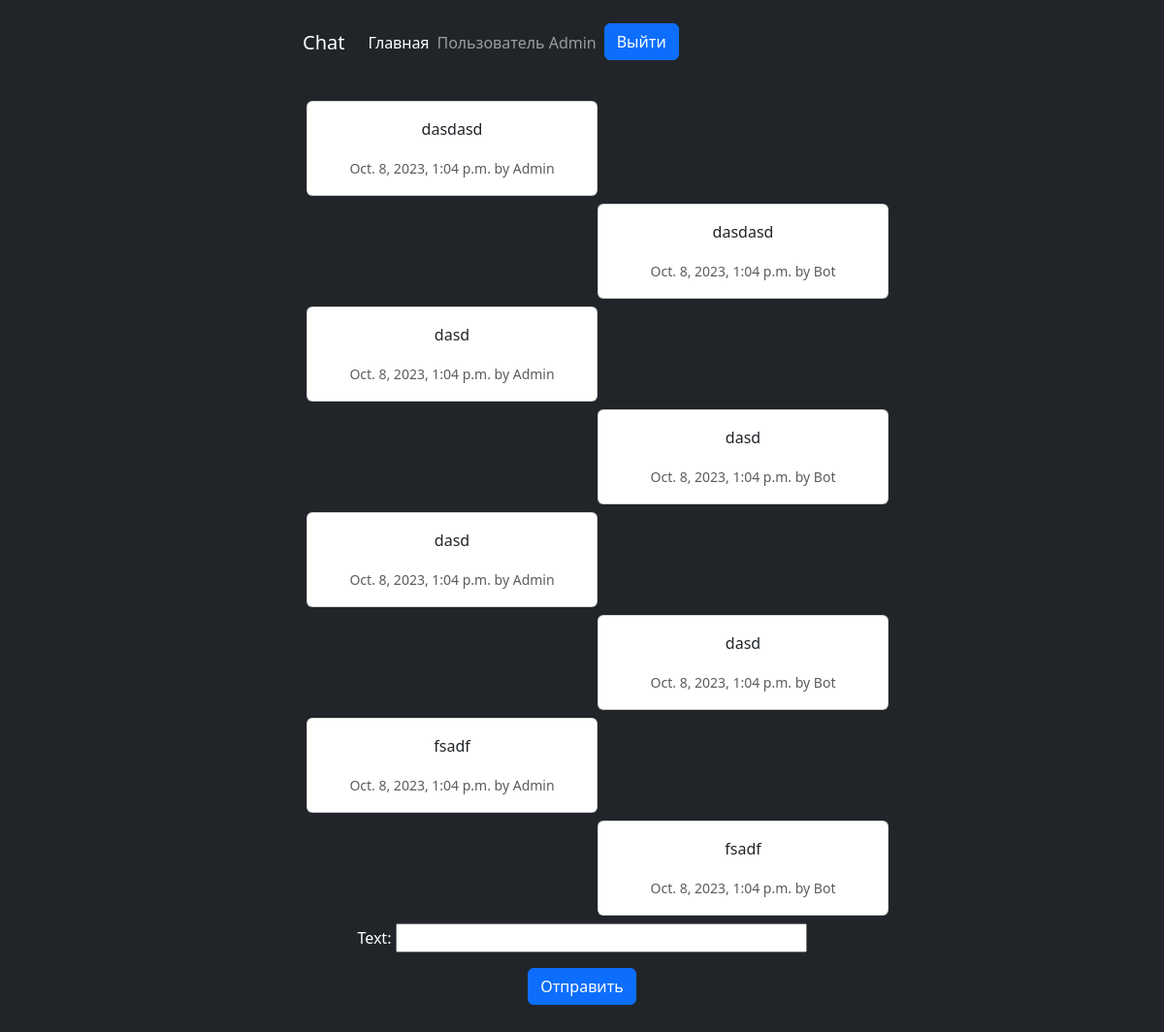
The app's page / (signed in) with its own data.
### Chat_app/models.py (models this page shows, shortened)
class Message(models.Model):
    text = models.TextField()
    date = models.DateTimeField(auto_now_add=True)
    author = models.ForeignKey(User, on_delete=models.CASCADE, related_name='sent_messages')
    recipient = models.ForeignKey(User, on_delete=models.CASCADE, related_name='received_messages')

### Chat_app/views.py (the view, shortened to what this page needs)
# urls.py: path('', show_index_page, name='index'),
def show_index_page(request):
    context = {}
    bot_user = User.objects.get_by_natural_key('Bot')
    if request.user.is_authenticated:
        user_messages = Message.objects.filter(
            Q(author=request.user, recipient=bot_user) | Q(author=bot_user, recipient=request.user)
        ).order_by('date')
        context = {'messages': user_messages, 'form': MessageModelForm()}
    return render(request, 'Chat_app/index.html', context=context)

### Chat_app/forms.py
class MessageModelForm(forms.ModelForm):
    class Meta:
        model = Message
        fields = ['text']
        widgets = {
            'text': forms.TextInput(attrs={'size': '40'}),  # Устанавливает ширину поля
        }

### Chat_app/templates/Chat_app/index.html (shortened to what this page needs)
{% extends "Chat_app/base.html" %}
{% block content %}
    {% if request.user.is_authenticated %}
        <div style="width: 600px;" class="cover-container d-flex p-3 mx-auto flex-column">
            {% for message in messages %}
                <div style="postion: relative; width: 300px; {% cycle 'left:0' 'left:300px' %}" class="card mb-2 ">
                    <div class="card-body">
                        <p class="card-text">{{ message.text }}</p>
                        <p class="card-text"><small class="text-muted">{{ message.date }} by {{ message.author }}</small></p>
                    </div>
                </div>
            {% endfor %}
            <div>
                <form method="POST">
                    <div class="w-100">
                    {{ form.as_p }}
                    </div>
                    <button type="submit" class="btn btn-primary">Отправить</button>
                </form>
            </div>
        </div>
    {% endif %}
{% endblock %}

### Chat_app/templates/Chat_app/base.html (shortened to what this page needs)
<!DOCTYPE html>
<html lang="en">
<head>
  <link href="https://cdn.jsdelivr.net/npm/bootstrap@5.3.2/dist/css/bootstrap.min.css" rel="stylesheet">
</head>
<body class="d-flex h-100 text-center text-bg-dark">
  <div class="cover-container p-3 mx-auto flex-column">
    <nav  class="navbar navbar-expand navbar-dark bg-dark" aria-label="Second navbar example">
        <div class="container-fluid ">
          <a class="navbar-brand mb-3" href="{% url "index" %}">Chat</a>
          <div class="collapse navbar-collapse" id="navbarsExample02">
            <ul class=" d-flex navbar-nav me-auto">
             <li class="nav-item">
                <a class="nav-link active" aria-current="page" href="{% url "index" %}">Главная</a>
              </li>
            {% if user.is_authenticated %}
             <li class="nav-item ">
                <p class="navbar-text">Пользователь {{request.user}}</p>
             </li>
            <li class="nav-item">
                <p class="ms-2"><a class="btn btn-primary" href="{% url "logout" %}">Выйти</a></p>
            </li>
            {% endif %}
            </ul>
          </div>
        </div>
      </nav>
    {% block content %}
    {% endblock %}
  </div>
</body>
</html>

### records on screen
Message: text "dasdasd", date "Oct. 8, 2023, 1:04 p.m.", author "Admin"
Message: text "dasdasd", date "Oct. 8, 2023, 1:04 p.m.", author "Bot"
Message: text "dasd", date "Oct. 8, 2023, 1:04 p.m.", author "Admin"
Message: text "dasd", date "Oct. 8, 2023, 1:04 p.m.", author "Bot"
Message: text "dasd", date "Oct. 8, 2023, 1:04 p.m.", author "Admin"
Message: text "dasd", date "Oct. 8, 2023, 1:04 p.m.", author "Bot"
Message: text "fsadf", date "Oct. 8, 2023, 1:04 p.m.", author "Admin"
Message: text "fsadf", date "Oct. 8, 2023, 1:04 p.m.", author "Bot"

### other values on screen
{{ request.user }} "Admin"
